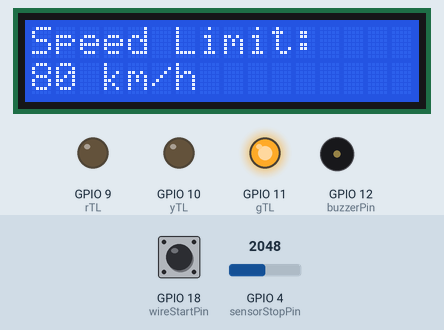
This sketch was run on a simulated ESP32-S3. On the bench: 16×2 character LCD, output pins drawn as LEDs (lit = HIGH), buzzer (waves = sounding). The inputs (shaded band) are chosen by the test bench; at power-on: GPIO 18 (wireStartPin) HIGH, GPIO 4 (sensorStopPin) = 2048. WiFi joins after 1.5 s; servers stay silent unless stated; storage starts empty; what the sketch prints to the serial monitor is not drawn.

Above: at 2.8 s.
2.9 s: GPIO 18 (wireStartPin) pulled LOW for 0.15 s
At 3.0 s:
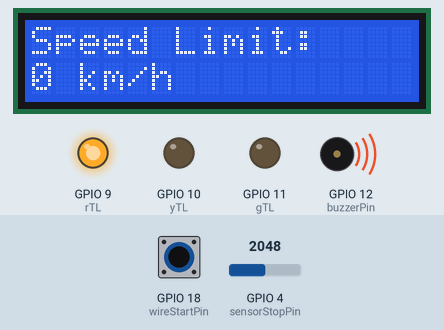
At 3.56 s:
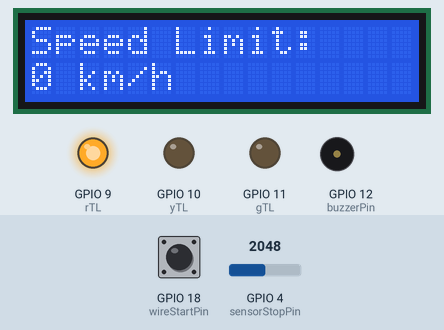
3.6 s: GPIO 4 (sensorStopPin) set to 536
5.6 s: GPIO 4 (sensorStopPin) set to 459
At 6.5 s:
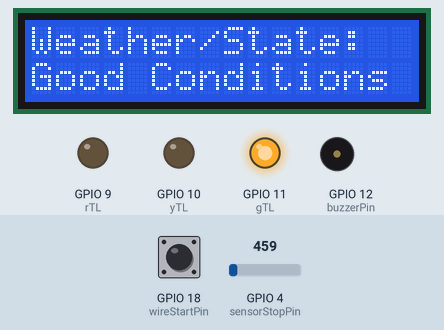
Timing chart, 0 to 8.6 s (numbered marks = the images above; inputs shaded):
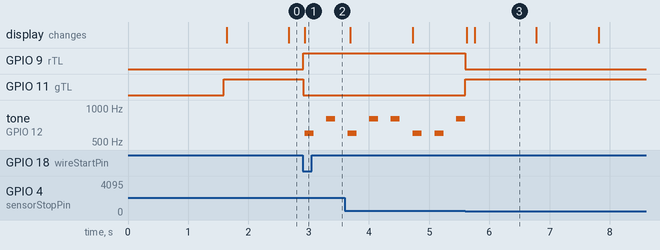

The sketch:

main.ino
```cpp
// -----------------------
// Libraries
// -----------------------
#include <WiFi.h>
#include <WiFiClientSecure.h>
#include <UniversalTelegramBot.h>
#include <ArduinoJson.h>
#include "LittleFS.h"
#include <Wire.h>
#include <LiquidCrystal_I2C.h>

// -----------------------
// Hardware Pins
// -----------------------
const int buzzerPin = 12;
const int yTL = 10; // Yellow LED
const int rTL = 9;  // Red LED
const int gTL = 11; // Green LED

#define I2C_SDA 6 // blue wire
#define I2C_SCL 7 // green wire

const int wireStartPin = 18; // Digital start wire (Trigger at ~30%)
const int sensorStopPin = 4; // Analog stop sensor (Trigger at ~70%)

// -----------------------
// System Constants
// -----------------------
const float volume_gap_cm3 = 87.2;
const float collector_area_cm2 = 400.0; // 20x20 cm funnel
const int sensorStopThreshold = 1800;   // Analog value to stop timer
#define ID_FILE "/users.txt"            // LittleFS File for Telegram IDs

// Configurable Thresholds (Seconds)
const float TIME_HIGH_MAX = 10.0; // Under 10s -> HIGH ALERT
const float TIME_MID_MAX = 35.0;  // 10s to 35s -> MID CAUTION
                                  // Over 35s -> LOW TIMEOUT

// -----------------------
// Shared / Volatile Variables
// -----------------------
// Note: 'volatile' tells the compiler these variables can change across
// different threads/cores at any time, preventing optimization errors.
enum SystemMode
{
  NORMAL,
  MID,
  HIGH_ALERT,
  LOW_TIMEOUT
};

volatile SystemMode currentMode = NORMAL;
volatile int currentSpeed = 80;
volatile int MIDSpeed = 40;
volatile int HIGHSpeed = 0;

// Sensor & Timing State
volatile bool startTriggered = false;
volatile bool timingActive = false;
volatile bool measurementFinished = false;
volatile int currentStopLevel = 0;
volatile float lastMeasurementTime = 0.0;
volatile unsigned long startTime = 0;
volatile unsigned long stopTime = 0;

// Cross-Core Communication Flags
volatile bool requestHighAlertBroadcast = false;

// -----------------------
// Non-Blocking Timers & States
// -----------------------
unsigned long lastBlink = 0;
bool yTLState = false;

unsigned long lastLcdUpdate = 0;
bool showSpeedOnLCD = true;

// Non-blocking Buzzer variables
const int buzzerTones[] = {600, 800, 600, 800, 800, 600};
int currentToneIndex = -1;
unsigned long lastToneTime = 0;

// -----------------------
// Telegram Credentials & Objects
// -----------------------
const char *ssid = "NAME";
const char *password = "PASS";
#define BOTtoken "HERE"
const String adminChatID = "ID";

WiFiClientSecure client;
UniversalTelegramBot bot(BOTtoken, client);
LiquidCrystal_I2C lcd(0x27, 16, 2);
TaskHandle_t TelegramTask;

// -----------------------
// Helper Functions
// -----------------------

// Safely converts the current enum state into a string format
// (Prevents String memory corruption across dual cores)
String getSystemStateString(SystemMode mode)
{
  switch (mode)
  {
  case NORMAL:
    return "Good Conditions";
  case MID:
    return "Mid Caution";
  case HIGH_ALERT:
    return "High Alert";
  case LOW_TIMEOUT:
    return "Needs Restart";
  default:
    return "Unknown";
  }
}

// -----------------------
// Core 0: File System & Network
// -----------------------

bool registerUser(String chat_id)
{
  bool exists = false;
  if (LittleFS.exists(ID_FILE))
  {
    File file = LittleFS.open(ID_FILE, FILE_READ);
    while (file.available())
    {
      String line = file.readStringUntil('\n');
      line.trim();
      if (line == chat_id)
      {
        exists = true;
        break;
      }
    }
    file.close();
  }

  if (!exists)
  {
    File appendFile = LittleFS.open(ID_FILE, FILE_APPEND);
    if (appendFile)
    {
      appendFile.println(chat_id);
      appendFile.close();
      Serial.println("[FILE] Registered new user: " + chat_id);
      return true;
    }
  }
  return false;
}

void broadcast(String message)
{
  Serial.println("[TELEGRAM] Broadcasting: " + message);
  if (!LittleFS.exists(ID_FILE))
    return;

  File file = LittleFS.open(ID_FILE, FILE_READ);
  while (file.available())
  {
    String chat_id = file.readStringUntil('\n');
    chat_id.trim();
    if (chat_id.length() > 0)
    {
      bot.sendMessage(chat_id, message, "");
      delay(50); // Small delay to prevent API rate-limiting
    }
  }
  file.close();
}

void handleNewMessages(int numNewMessages)
{
  for (int i = 0; i < numNewMessages; i++)
  {
    String chat_id = String(bot.messages[i].chat_id);
    String text = bot.messages[i].text;

    if (registerUser(chat_id))
    {
      bot.sendMessage(chat_id, "System Alert Registration Complete.", "");
    }

    if (text == "/state")
    {
      bot.sendMessage(chat_id, "System State: " + getSystemStateString(currentMode), "");
    }
    else if (text == "/status")
    {
      bot.sendMessage(chat_id, "System is online. IP: " + WiFi.localIP().toString(), "");
    }
    else if (text == "/getdata")
    {
      if (chat_id == adminChatID)
      {
        // Read volatiles into local variables quickly to prevent data tearing
        SystemMode snapMode = currentMode;
        int snapSpeed = currentSpeed;
        int snapStopLevel = currentStopLevel;
        float snapTime = lastMeasurementTime;

        String report = "📊 *Diagnostics Report* 📊\n\n";
        report += "🛠 *Current State*\n";
        report += "- Status: " + getSystemStateString(snapMode) + "\n";
        report += "- Speed Limit: " + String(snapSpeed) + " km/h\n\n";
        report += "💧 *Measurement Log*\n";
        report += "- Stop Level: " + String(snapStopLevel) + "\n";
        report += "- Fill Time: " + (snapTime > 0.0 ? String(snapTime) + " sec" : "N/A") + "\n\n";
        report += "🌐 *Hardware*\n";
        report += "- RSSI: " + String(WiFi.RSSI()) + " dBm\n";
        report += "- Uptime: " + String(millis() / 1000) + " sec\n";

        bot.sendMessage(chat_id, report, "Markdown");
      }
      else
      {
        bot.sendMessage(chat_id, "⛔ Unauthorized.", "");
      }
    }
  }
}

// Dedicated FreeRTOS Task for Core 0
void telegramLogic(void *pvParameters)
{
  Serial.println("[SYS] Network Task started on Core 0");
  for (;;)
  {
    // 1. Check if Core 1 requested an emergency broadcast
    if (requestHighAlertBroadcast)
    {
      broadcast("🚨 ALERT: Measurement rose too fast! High state triggered.");
      requestHighAlertBroadcast = false; // Reset flag after sending
    }

    // 2. Poll for incoming messages
    if (WiFi.status() == WL_CONNECTED)
    {
      int numNewMessages = bot.getUpdates(bot.last_message_received + 1);
      while (numNewMessages)
      {
        handleNewMessages(numNewMessages);
        numNewMessages = bot.getUpdates(bot.last_message_received + 1);
      }
    }

    // Yield to Watchdog (1 second tick)
    vTaskDelay(1000 / portTICK_PERIOD_MS);
  }
}

// -----------------------
// Core 1: Hardware Outputs & Visuals
// -----------------------

void updateLCD()
{
  lcd.clear();
  SystemMode modeSnapshot = currentMode; // Local copy for safety

  if (modeSnapshot == LOW_TIMEOUT)
  {
    lcd.setCursor(0, 0);
    lcd.print("Sys: Restart Req");
    lcd.setCursor(0, 1);
    lcd.print("Please Empty Cup");
  }
  else
  {
    if (showSpeedOnLCD)
    {
      lcd.setCursor(0, 0);
      lcd.print("Speed Limit:");
      lcd.setCursor(0, 1);
      lcd.print(currentSpeed);
      lcd.print(" km/h");
    }
    else
    {
      lcd.setCursor(0, 0);
      lcd.print("Weather/State:");
      lcd.setCursor(0, 1);
      lcd.print(getSystemStateString(modeSnapshot));
    }
  }
}

// Non-blocking Buzzer trigger and execution
void triggerBuzzer()
{
  currentToneIndex = 0;
  tone(buzzerPin, buzzerTones[0], 150);
  lastToneTime = millis();
}

void handleBuzzerAsync()
{
  // If sequence is active, step through it without using delay()
  if (currentToneIndex >= 0)
  {
    if (millis() - lastToneTime > 350)
    { // 150ms play + 200ms gap
      currentToneIndex++;

      // If we reach the end of the tone array
      if (currentToneIndex >= 6)
      {
        // Loop the buzzer if we are still in HIGH_ALERT
        if (currentMode == HIGH_ALERT)
        {
          currentToneIndex = 0;
          tone(buzzerPin, buzzerTones[0], 150);
          lastToneTime = millis();
        }
        else
        {
          // Otherwise, stop it
          noTone(buzzerPin);
          currentToneIndex = -1; // Sequence finished
        }
      }
      else
      {
        tone(buzzerPin, buzzerTones[currentToneIndex], 150);
        lastToneTime = millis();
      }
    }
  }
}

// -----------------------
// Core 1: State Triggers
// -----------------------

void triggerNormalState()
{
  currentMode = NORMAL;
  currentSpeed = 80;

  digitalWrite(gTL, HIGH);
  digitalWrite(yTL, LOW);
  digitalWrite(rTL, LOW);

  // Force stop the buzzer and reset the sequence tracker
  noTone(buzzerPin);
  currentToneIndex = -1;

  updateLCD();
}

void triggerHighState()
{
  currentMode = HIGH_ALERT;
  currentSpeed = HIGHSpeed;

  digitalWrite(gTL, LOW);
  digitalWrite(yTL, LOW);
  digitalWrite(rTL, HIGH);

  updateLCD();
  triggerBuzzer();                  // Starts non-blocking buzzer
  requestHighAlertBroadcast = true; // Signals Core 0 to send message safely
}

void triggerMidState()
{
  currentMode = MID;
  currentSpeed = MIDSpeed;
  digitalWrite(gTL, LOW);
  digitalWrite(rTL, LOW);
  // Yellow LED blinking handled in main loop
  updateLCD();
}

void triggerLowState()
{
  timingActive = false;
  measurementFinished = true;
  currentMode = LOW_TIMEOUT;
  digitalWrite(gTL, LOW);
  digitalWrite(yTL, LOW);
  digitalWrite(rTL, LOW);
  updateLCD();
}

// -----------------------
// Core 1: Sensor Logic
// -----------------------

void readSensors()
{
  // Simple 10ms debounce logic
  if (digitalRead(wireStartPin) == LOW)
  {
    delay(10);
    if (digitalRead(wireStartPin) == LOW)
    {
      startTriggered = true;
    }
  }
  else
  {
    startTriggered = false;
  }

  currentStopLevel = analogRead(sensorStopPin);
}

void handleTimingStart()
{
  if (startTriggered && !timingActive && !measurementFinished && currentMode == NORMAL)
  {
    startTime = millis();
    timingActive = true;
  }
}

void checkLowTimeout()
{
  if (timingActive && (millis() - startTime) > (TIME_MID_MAX * 1000.0))
  {
    triggerLowState();
  }
}

void handleStopLogic()
{
  if (currentStopLevel > sensorStopThreshold && timingActive)
  {
    stopTime = millis();
    timingActive = false;
    measurementFinished = true;

    float delta_t = (stopTime - startTime) / 1000.0;
    lastMeasurementTime = delta_t;

    if (delta_t <= TIME_HIGH_MAX)
    {
      triggerHighState();
    }
    else if (delta_t <= TIME_MID_MAX)
    {
      triggerMidState();
    }
  }
}

void handleSystemReset()
{
  // Wait until start wire is untriggered and cup is drained below 500
  if (digitalRead(wireStartPin) == HIGH && currentStopLevel < 500 && measurementFinished)
  {
    measurementFinished = false;
    triggerNormalState();
  }
}

// -----------------------
// Main Setup
// -----------------------

void setup()
{
  Serial.begin(115200);

  Serial.println("[INIT] Mounting LittleFS...");
  LittleFS.begin(true);

  Serial.println("[INIT] Configuring GPIO Pins...");
  pinMode(buzzerPin, OUTPUT);
  pinMode(rTL, OUTPUT);
  pinMode(gTL, OUTPUT);
  pinMode(yTL, OUTPUT);
  pinMode(wireStartPin, INPUT_PULLUP);
  pinMode(sensorStopPin, INPUT);

  Serial.println("[INIT] Initializing I2C & LCD...");
  Wire.begin(I2C_SDA, I2C_SCL);
  lcd.init();
  lcd.backlight();

  Serial.println("[WIFI] Connecting...");
  WiFi.begin(ssid, password);
  client.setInsecure(); // Allows bypass of SSL validation for Telegram

  while (WiFi.status() != WL_CONNECTED)
  {
    delay(500);
    Serial.print(".");
  }
  Serial.println("\n[WIFI] Connected! IP: " + WiFi.localIP().toString());

  triggerNormalState();

  // Initialize Core 0 Network Task
  xTaskCreatePinnedToCore(
      telegramLogic,  // Task function
      "TelegramTask", // Task name
      8192,           // Stack size
      NULL,           // Parameters
      1,              // Priority
      &TelegramTask,  // Task handle
      0               // Pin to Core 0
  );

  Serial.println("[INIT] System Ready. Starting Sensor Loop on Core 1.");
}

// -----------------------
// Main Loop (Core 1)
// -----------------------

void loop()
{

  // 1. Asynchronous Buzzer Execution
  handleBuzzerAsync();

  // 2. Yellow LED Blinking Routine for Mid State
  if (currentMode == MID)
  {
    if (millis() - lastBlink > 150)
    {
      yTLState = !yTLState;
      digitalWrite(yTL, yTLState ? HIGH : LOW);
      lastBlink = millis();
    }
  }

  // 3. LCD Alternating Display (1-second intervals)
  if (millis() - lastLcdUpdate > 1000)
  {
    showSpeedOnLCD = !showSpeedOnLCD;
    updateLCD();
    lastLcdUpdate = millis();
  }

  // 4. Read Sensors & Run Logic Checks
  readSensors();
  handleTimingStart();
  checkLowTimeout();
  handleStopLogic();
  handleSystemReset();

  // Very short delay to maintain extreme sensor precision
  delay(10);
}
```

Measured:
- the behaviour switches between 500 and 499 on GPIO 4 (sensorStopPin) (found by bisection; images 2 and 3)
- after the input at 2.9 s, GPIO 9 (rTL): LOW → HIGH at once; GPIO 11 (gTL): HIGH → LOW at once; tone on GPIO 12 (buzzerPin): silent → 600 Hz at once, → silent 0.15 s later, → 800 Hz 0.21 s later, → silent 0.15 s later; the display: changes at once (image 1)
- after the input at 5.6 s, GPIO 9 (rTL): HIGH → LOW at once; GPIO 11 (gTL): LOW → HIGH at once; tone on GPIO 12 (buzzerPin): stops changing and stays silent; the display: first changes at once (image 3 shows a later state)
- what the display in image 3 shows lasts 1.0 s, from 5.8 s to 6.8 s
